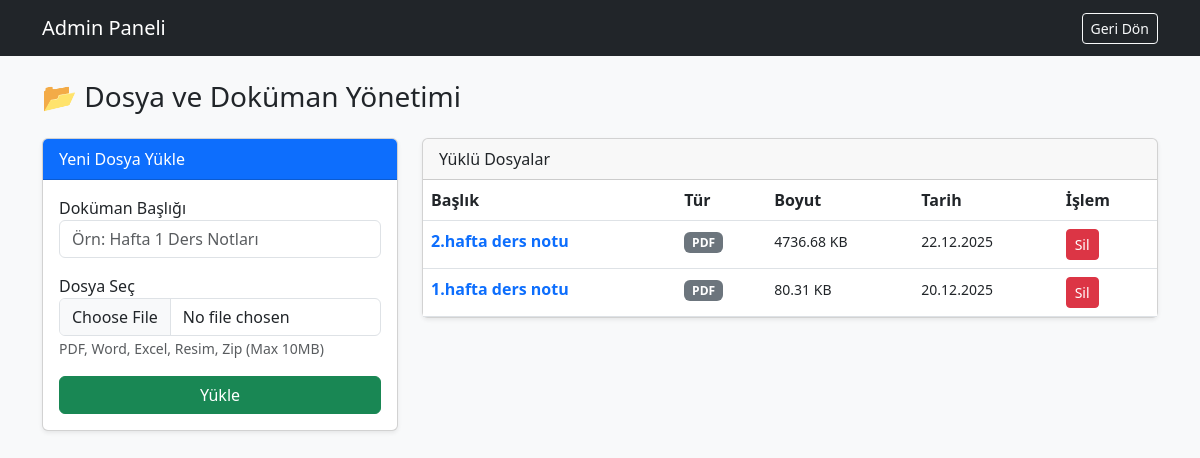
Screenshot of /files.php (signed in) with the database file from the repository.
### tables this page shows
CREATE TABLE `files` (
  `id` int(11) NOT NULL,
  `title` varchar(255) NOT NULL,
  `file_path` varchar(255) NOT NULL,
  `file_type` varchar(50) NOT NULL,
  `file_size` varchar(50) NOT NULL,
  `uploaded_at` timestamp NOT NULL DEFAULT CURRENT_TIMESTAMP
);

### files.php (the view, shortened to what this page needs)
<?php
require_once '../includes/db.php';
$files = $pdo->query("SELECT * FROM files ORDER BY id DESC")->fetchAll();
?>
<!DOCTYPE html>
<html lang="tr">
<head>
    <link href="https://cdn.jsdelivr.net/npm/bootstrap@5.3.0/dist/css/bootstrap.min.css" rel="stylesheet">
</head>
<body class="bg-light">
    <nav class="navbar navbar-dark bg-dark mb-4">
        <div class="container">
            <a class="navbar-brand" href="index.php">Admin Paneli</a>
            <a href="index.php" class="btn btn-outline-light btn-sm">Geri Dön</a>
        </div>
    </nav>
    <div class="container">
        <h3 class="mb-4">📂 Dosya ve Doküman Yönetimi</h3>
        <div class="row">
            <div class="col-md-4 mb-4">
                <div class="card shadow-sm">
                    <div class="card-header bg-primary text-white">Yeni Dosya Yükle</div>
                    <div class="card-body">
                        <form method="POST" enctype="multipart/form-data">
                            <div class="mb-3">
                                <label>Doküman Başlığı</label>
                                <input type="text" name="title" class="form-control" placeholder="Örn: Hafta 1 Ders Notları" required>
                            </div>
                            <div class="mb-3">
                                <label>Dosya Seç</label>
                                <input type="file" name="course_file" class="form-control" required>
                                <small class="text-muted">PDF, Word, Excel, Resim, Zip (Max 10MB)</small>
                            </div>
                            <button type="submit" class="btn btn-success w-100">Yükle</button>
                        </form>
                    </div>
                </div>
            </div>
            <div class="col-md-8">
                <div class="card shadow-sm">
                    <div class="card-header">Yüklü Dosyalar</div>
                    <div class="card-body p-0">
                        <table class="table table-hover mb-0">
                            <thead>
                                <tr>
                                    <th>Başlık</th>
                                    <th>Tür</th>
                                    <th>Boyut</th>
                                    <th>Tarih</th>
                                    <th>İşlem</th>
                                </tr>
                            </thead>
                            <tbody>
                                <?php foreach($files as $f): ?>
                                <tr>
                                    <td>
                                        <a href="../<?php echo $f['file_path']; ?>" target="_blank" class="text-decoration-none fw-bold">
                                            <?php echo htmlspecialchars($f['title']); ?>
                                        </a>
                                    </td>
                                    <td><span class="badge bg-secondary"><?php echo strtoupper($f['file_type']); ?></span></td>
                                    <td><small><?php echo $f['file_size']; ?></small></td>
                                    <td><small><?php echo date("d.m.Y", strtotime($f['uploaded_at'])); ?></small></td>
                                    <td>
                                        <a href="?delete=<?php echo $f['id']; ?>" class="btn btn-sm btn-danger" onclick="return confirm('Bu dosyayı silmek istiyor musunuz?')">Sil</a>
                                    </td>
                                </tr>
                                <?php endforeach; ?>
                            </tbody>
                        </table>
                    </div>
                </div>
            </div>
        </div>
    </div>
</body>
</html>

### rows the page displays
files: title "2.hafta ders notu", file_type "PDF", file_size "4736.68 KB", uploaded_at "22.12.2025"
files: title "1.hafta ders notu", file_type "PDF", file_size "80.31 KB", uploaded_at "20.12.2025"
